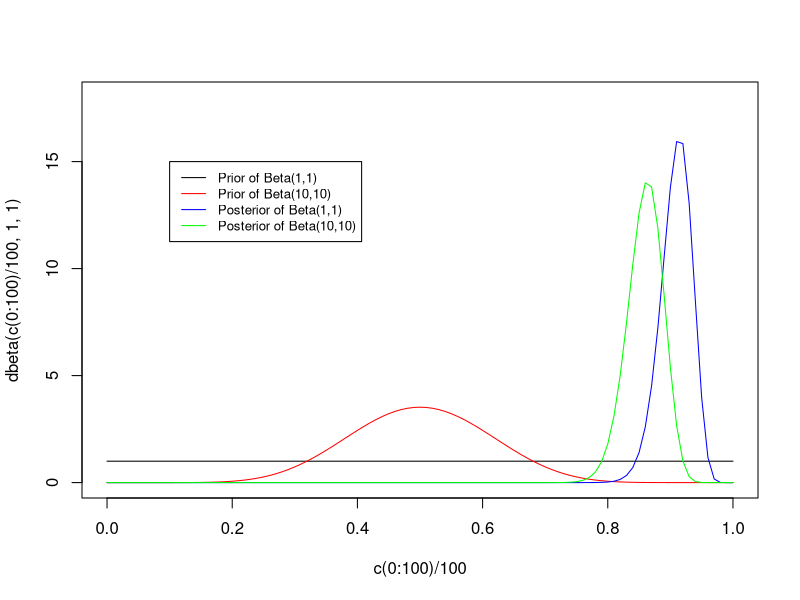

Write R code to recreate this figure.
## ---- chunk 1
knitr::opts_chunk$set(echo = TRUE)
## ---- chunk 2
theta_hat <- 118/129
theta_hat
prop.test(118, 129, conf.level=0.95, correct = FALSE)
## ---- chunk 3
theta_hat <- (118+1)/(129+2)
theta_hat
quantile(rbeta(10000,118+1,129-118+1),probs = c(0.025,0.975))
## ---- chunk 4
plot(c(0:100)/100,dbeta(c(0:100)/100,1,1),type='l',ylim=c(0,18))
lines(c(0:100)/100,dbeta(c(0:100)/100,10,10),col='red')
lines(c(0:100)/100,dbeta(c(0:100)/100,118+1,129-118+1),col='blue')
lines(c(0:100)/100,dbeta(c(0:100)/100,118+10,129-118+10),col='green')
legend(0.1,15,legend=c("Prior of Beta(1,1)", "Prior of Beta(10,10)","Posterior of Beta(1,1)", "Posterior of Beta(10,10)"),
       col=c('black',"red", "blue",'green'), lty=1, cex=0.8)
